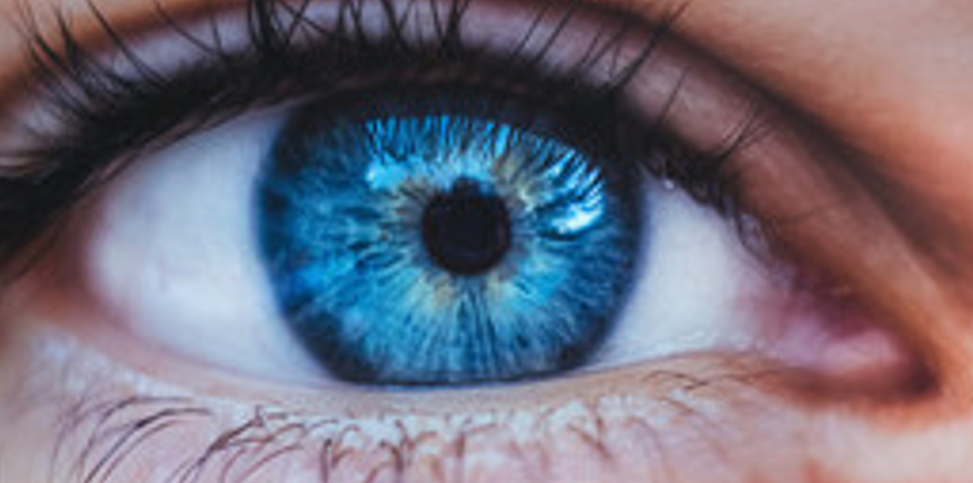
#> input picture Images/0.png, 973 x 483 px; its folder holds only this picture in this run
$ python blob_detection.py
#> lines starting #> are read from the running program, lines starting #| are printed output that depends on the picture; after the words box and inside, x2 and y2 are one past the last pixel; in counts of white or black regions, pixels touching at a corner belong together
import cv2
import numpy as np
import matplotlib.pyplot as plt
from mpl_toolkits.mplot3d import Axes3D
import os

# ── Tunable constants ─────────────────────────────────────────────────────────
STEP           = 4      # downsample factor for 3D plots
LOCAL_KERNEL   = 50     # morphological neighbourhood for local-extrema search
MIN_CONTRAST   = 0.10   # min (rim-pit)/range to accept a volcano
MAX_RIM_R      = 220    # max rim radius searched (px)
N_ANGLES       = 180    # angular samples per radial ring
RING_SEP_RATIO     = 1.3    # rim_r must be ≥ this × pit_r for a valid two-ring volcano
CENTRE_TOL         = 55     # px — max centre distance for a blue/red match
RING_SIZE_TOL      = 0.50   # fractional tolerance on pit_r / rim_r agreement
SPECULAR_MASK_PCT      = 99.0  # top-N% of max-channel used to locate specular region
SPECULAR_INPAINT_R     = 7    # inpaint radius (px) for reflection removal

PIT_COL  = (0,   255, 255)   # yellow  — pit edge
RIM_COL  = (255,   0, 255)   # magenta — rim
PEAK_COL = (0,   165, 255)   # orange  — peak-volcano

# IMG_H / IMG_W are updated at the start of each image iteration
global IMG_H, IMG_W
IMG_H = IMG_W = 0

# ── Helper functions ─────────────────────────────────────────────────────────

def radial_profile(smooth, cx, cy, max_r):
    """Mean intensity at each integer radius 0..max_r from (cx, cy)."""
    angles = np.linspace(0, 2 * np.pi, N_ANGLES, endpoint=False)
    cos_a, sin_a = np.cos(angles), np.sin(angles)
    prof = np.zeros(max_r, dtype=np.float32)
    for r in range(max_r):
        xs = np.clip((cx + r * cos_a).astype(int), 0, smooth.shape[1] - 1)
        ys = np.clip((cy + r * sin_a).astype(int), 0, smooth.shape[0] - 1)
        prof[r] = smooth[ys, xs].mean()
    return prof


def find_volcanos(channel_u8, ch_name):
    """Find pit- and peak-volcanos in a single-channel uint8 image."""
    smooth   = cv2.GaussianBlur(channel_u8.astype(np.float32), (31, 31), 0)
    ch_range = float(smooth.max() - smooth.min())
    if ch_range == 0:
        return []

    kernel       = cv2.getStructuringElement(cv2.MORPH_ELLIPSE,
                                              (LOCAL_KERNEL, LOCAL_KERNEL))
    eroded       = cv2.erode(smooth,  kernel)
    dilated      = cv2.dilate(smooth, kernel)
    contrast_map = dilated - eroded
    local_min    = ((smooth - eroded)  < 1.5) & (contrast_map > ch_range * MIN_CONTRAST)
    local_max    = ((dilated - smooth) < 1.5) & (contrast_map > ch_range * MIN_CONTRAST)

    results = []
    for mask, kind in ((local_min.astype(np.uint8), 'pit'),
                       (local_max.astype(np.uint8), 'peak')):
        n_labels, _, _, centroids = cv2.connectedComponentsWithStats(mask)
        for lbl in range(1, n_labels):
            cx, cy  = int(centroids[lbl][0]), int(centroids[lbl][1])
            safe_r  = min(cx, cy, IMG_W - cx - 1, IMG_H - cy - 1, MAX_RIM_R)
            if safe_r < 20:
                continue
            prof       = radial_profile(smooth, cx, cy, safe_r)
            center_val = prof[0]
            search_end = min(safe_r - 1, MAX_RIM_R)

            if kind == 'pit':
                rim_idx  = int(np.argmax(prof[5:search_end])) + 5
                contrast = (prof[rim_idx] - center_val) / ch_range
                if contrast < MIN_CONTRAST:
                    continue
                thresh = center_val + 0.2 * (prof[rim_idx] - center_val)
                above  = np.where(prof[1:rim_idx] > thresh)[0]
                pit_r  = int(above[0]) + 1 if len(above) else 5
                results.append(dict(cx=cx, cy=cy, kind='pit',
                                    pit_r=pit_r, rim_r=rim_idx,
                                    contrast=contrast, profile=prof))
            else:
                moat_idx = int(np.argmin(prof[5:search_end])) + 5
                drop     = (center_val - prof[moat_idx]) / ch_range
                if drop < MIN_CONTRAST or moat_idx + 5 >= search_end:
                    continue
                outer_idx = int(np.argmax(prof[moat_idx:search_end])) + moat_idx
                rise      = (prof[outer_idx] - prof[moat_idx]) / ch_range
                if rise < MIN_CONTRAST * 0.5:
                    continue
                results.append(dict(cx=cx, cy=cy, kind='peak',
                                    pit_r=moat_idx, rim_r=outer_idx,
                                    contrast=drop, profile=prof))

    results.sort(key=lambda v: -v['contrast'])
    unique = []
    for v in results:
        if not any(np.hypot(v['cx'] - u['cx'], v['cy'] - u['cy']) < 30 for u in unique):
            unique.append(v)

    print(f"  {ch_name}: {len(unique)} volcano(s)")
    for i, v in enumerate(unique):
        print(f"    {i+1}. {v['kind']:4s} ({v['cx']},{v['cy']})  "
              f"pit_r={v['pit_r']}  rim_r={v['rim_r']}  contrast={v['contrast']:.2f}")
    return unique


def draw_volcanos(base_img, volcanos, title):
    canvas = base_img.copy()
    for v in volcanos:
        cx, cy  = v['cx'], v['cy']
        pit_col = PIT_COL if v['kind'] == 'pit' else PEAK_COL
        cv2.circle(canvas, (cx, cy), v['pit_r'], pit_col, 2)
        cv2.circle(canvas, (cx, cy), v['rim_r'], RIM_COL,  2)
        cv2.circle(canvas, (cx, cy), 4,          pit_col, -1)
        cv2.putText(canvas, f"{v['kind']} c={v['contrast']:.2f}",
                    (cx - 40, cy - v['rim_r'] - 6),
                    cv2.FONT_HERSHEY_SIMPLEX, 0.45, RIM_COL, 1)
    fig, ax = plt.subplots(figsize=(8, 6))
    ax.imshow(cv2.cvtColor(canvas, cv2.COLOR_BGR2RGB))
    ax.set_title(title)
    ax.axis('off')
    plt.tight_layout()
    plt.show()
    plt.close('all')


def has_two_rings(v):
    return v['pit_r'] > 0 and v['rim_r'] > v['pit_r'] * RING_SEP_RATIO


# ── Main loop — process every image in the Images folder ─────────────────────

IMAGES_DIR  = 'Images'
EXTENSIONS  = ('.png', '.jpg', '.jpeg', '.bmp', '.tiff', '.tif')
image_files = sorted(f for f in os.listdir(IMAGES_DIR)
                     if f.lower().endswith(EXTENSIONS))

if not image_files:
    print(f"No images found in '{IMAGES_DIR}'.")

for fname in image_files:
    image_path = os.path.join(IMAGES_DIR, fname)
    img = cv2.imread(image_path)
#> img is the input picture: shape (483, 973, 3); mean B, G, R 122.9, 108.2, 111.7
    if img is None:
        print(f"Could not load {fname}, skipping.")
        continue


    IMG_H, IMG_W = img.shape[:2]
    print(f"\n{'='*60}\n{fname}  ({IMG_W}×{IMG_H})\n{'='*60}")
#| ============================================================
#| 0.png  (973×483)
#| ============================================================

    # ── Remove specular / Purkinje reflection via inpainting ─────────────────
    # Build a mask of the top-N% brightest pixels (max across channels),
    # dilate slightly to catch jagged edges, then inpaint.
    spec_max  = np.max(img, axis=2)
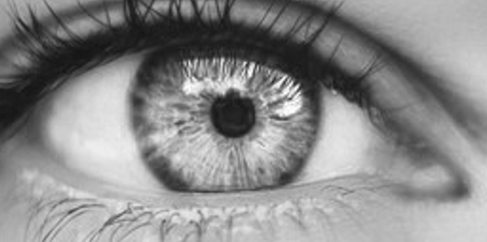
#> spec_max: shape (483, 973) (shown at 1/2 size); min 19, max 255, mean 137.6
    thresh    = np.percentile(spec_max, SPECULAR_MASK_PCT)
#> thresh = 230
    spec_mask = (spec_max > thresh).astype(np.uint8)
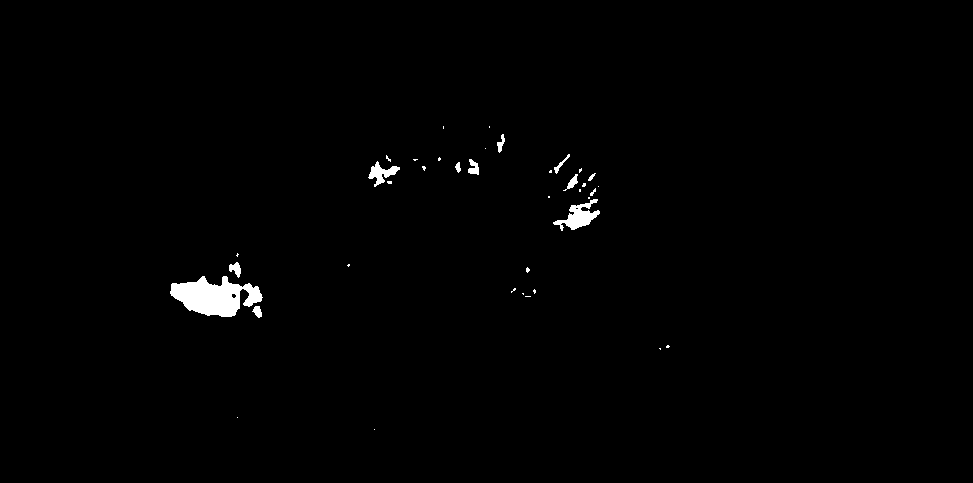
#> spec_mask: shape (483, 973); values 0 (black) and 1 (white), 0.86% white; 38 white regions (26 under 20 px), largest, box (x1, y1, x2, y2) and area: (170, 276, 263, 317) 2289, (553, 199, 600, 231) 624, (368, 161, 400, 187) 332
    spec_mask = cv2.dilate(spec_mask,
                           cv2.getStructuringElement(cv2.MORPH_ELLIPSE, (7, 7)))
#> spec_mask: shape (483, 973); values 0 (black) and 1 (white), 1.7% white; 22 white regions, largest, box (x1, y1, x2, y2) and area: (167, 250, 266, 321) 3647, (550, 183, 603, 234) 1282, (365, 152, 403, 190) 819
    img = cv2.inpaint(img, spec_mask, SPECULAR_INPAINT_R, cv2.INPAINT_TELEA)

    # ── 3D surface plots ──────────────────────────────────────────────────────
    img_ds = img[::STEP, ::STEP]
    h, w   = img_ds.shape[:2]
    X, Y   = np.meshgrid(np.arange(w), np.arange(h))

    channel_names = ['Blue', 'Green', 'Red']
    channel_cmaps = ['Blues', 'Greens', 'Reds']

    fig_rgb, axes_rgb = plt.subplots(1, 3, figsize=(18, 6),
                                      subplot_kw={'projection': '3d'})
    fig_rgb.suptitle(f'RGB channels (inpainted) — {fname}', fontsize=13)
    for idx, (name, cmap) in enumerate(zip(channel_names, channel_cmaps)):
        ch = img_ds[:, :, idx].astype(np.float32) / 255.0
        ax = axes_rgb[idx]
        ax.plot_surface(X, Y, ch, cmap=cmap, linewidth=0, antialiased=False)
        ax.set_title(name)
        ax.set_xlabel('X'); ax.set_ylabel('Y'); ax.set_zlabel('Intensity')
        ax.invert_yaxis()
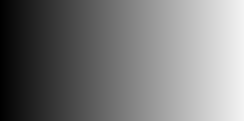
#> X: shape (121, 244) int64; min 0, max 243, mean 121.5
    plt.tight_layout()

    gray      = cv2.cvtColor(img, cv2.COLOR_BGR2GRAY)
    gray_norm = gray[::STEP, ::STEP].astype(np.float32) / 255.0
    fig_bw    = plt.figure(figsize=(10, 7))
    ax_bw     = fig_bw.add_subplot(111, projection='3d')
    surf      = ax_bw.plot_surface(X, Y, gray_norm, cmap='gray',
                                    linewidth=0, antialiased=False)
    fig_bw.colorbar(surf, ax=ax_bw, shrink=0.5, label='Intensity')
    ax_bw.set_title(f'Grayscale (inpainted) — {fname}')
    ax_bw.set_xlabel('X'); ax_bw.set_ylabel('Y'); ax_bw.set_zlabel('Intensity')
    ax_bw.invert_yaxis()
    plt.tight_layout()
    plt.show()   # blocks — close both 3D windows to continue
    plt.close('all')  # release matplotlib before cv2 takes the event loop

    # ── Volcano detection ─────────────────────────────────────────────────────
    blue_volcanos = find_volcanos(img[:, :, 0], 'Blue')
#> in find_volcanos, `ch_range = float(smooth.max() - smooth.min())`: ch_range = 206.8
#> the loop in find_volcanos, `for mask, kind in ((local_min.astype(np.uint8), 'pit'), (local_max.ast..` made 2 passes
#> (kind, n_labels) on passes 1 to 2: ('pit', 87), ('peak', 72)
#> after the loop in find_volcanos, `for mask, kind in ((local_min.astype(np.uint8), 'pit'),`: results = 93 items
#> the loop in find_volcanos, `for v in results:` made 93 passes
#> after the loop in find_volcanos, `for v in results:`: unique = 74 items
#|   Blue: 74 volcano(s)
#> the loop in find_volcanos, `for i, v in enumerate(unique):` made 74 passes
#|     1. pit  (329,351)  pit_r=16  rim_r=78  contrast=0.63
#|     2. pit  (433,229)  pit_r=18  rim_r=100  contrast=0.63
#|     3. peak (444,172)  pit_r=86  rim_r=156  contrast=0.60
#|     4. pit  (483,214)  pit_r=24  rim_r=88  contrast=0.60
#|     5. pit  (355,371)  pit_r=15  rim_r=104  contrast=0.58
#> (further printed lines are left out)
#> blue_volcanos = 74 items
    red_volcanos  = find_volcanos(img[:, :, 2], 'Red')
#> call 2 of find_volcanos, with ch_name = 'Red'
#> in find_volcanos (call 2), `smooth   = cv2.GaussianBlur(channel_u8.astype(np.float32), (31, 31), 0)`:
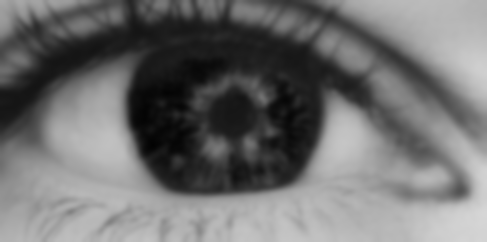
#> smooth: shape (483, 973) float32 (shown at 1/2 size); min 2.78, max 214.5, mean 111.3
#> in find_volcanos (call 2), `ch_range = float(smooth.max() - smooth.min())`: ch_range = 211.8
#> the loop in find_volcanos (call 2), `for mask, kind in ((local_min.astype(np.uint8), 'pit'), (local_max.ast..` made 2 passes
#> (kind, n_labels) on passes 1 to 2: ('pit', 69), ('peak', 63)
#> after the loop in find_volcanos (call 2), `for mask, kind in ((local_min.astype(np.uint8), 'pit'),`: results = 70 items
#> the loop in find_volcanos (call 2), `for v in results:` made 70 passes
#> after the loop in find_volcanos (call 2), `for v in results:`: unique = 65 items
#|   Red: 65 volcano(s)
#> the loop in find_volcanos (call 2), `for i, v in enumerate(unique):` made 65 passes
#|     1. pit  (305,288)  pit_r=29  rim_r=142  contrast=0.52
#|     2. pit  (355,279)  pit_r=46  rim_r=185  contrast=0.50
#|     3. pit  (919,381)  pit_r=14  rim_r=51  contrast=0.47
#|     4. pit  (581,273)  pit_r=38  rim_r=207  contrast=0.47
#|     5. pit  (579,234)  pit_r=40  rim_r=183  contrast=0.46
#> (further printed lines are left out)
#> red_volcanos = 65 items

    draw_volcanos(img, blue_volcanos,
                  f'Blue volcanos — {fname}  (any key = next)')
#> the loop in draw_volcanos, `for v in volcanos:` made 74 passes
#> (cx, cy, pit_col) on passes 1 to 8: (329, 351, (0, 255, 255)), (433, 229, (0, 255, 255)), (444, 172, (0, 165, 255)), (483, 214, (0, 255, 255)), (355, 371, (0, 255, 255)), (570, 355, (0, 255, 255)), (394, 175, (0, 165, 255)), (539, 267, (0, 165, 255))
#> after the loop in draw_volcanos, `for v in volcanos:`:
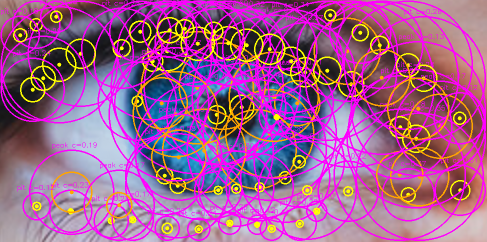
#> canvas: shape (483, 973, 3) (shown at 1/2 size); mean B, G, R 143.6, 94.7, 158.4
    draw_volcanos(img, red_volcanos,
                  f'Red volcanos  — {fname}  (any key = next)')
#> call 2 of draw_volcanos, with title = 'Red volcanos  — 0.png  (any key = next)'
#> the loop in draw_volcanos (call 2), `for v in volcanos:` made 65 passes
#> (cx, cy, pit_col) on passes 1 to 8: (305, 288, (0, 255, 255)), (355, 279, (0, 255, 255)), (919, 381, (0, 255, 255)), (581, 273, (0, 255, 255)), (579, 234, (0, 255, 255)), (552, 337, (0, 255, 255)), (453, 213, (0, 255, 255)), (547, 286, (0, 255, 255))
#> after the loop in draw_volcanos (call 2), `for v in volcanos:`:
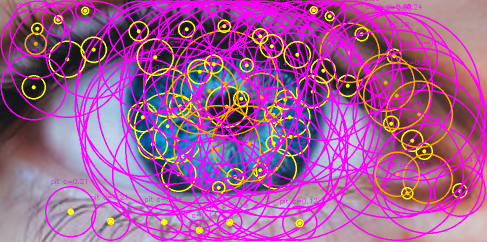
#> canvas: shape (483, 973, 3) (shown at 1/2 size); mean B, G, R 149.3, 90.1, 162

    # ── Match blue & red ──────────────────────────────────────────────────────
    # Only peak-type volcanos produce the orange+magenta ring pair
    blue_2ring = [v for v in blue_volcanos if has_two_rings(v) and v['kind'] == 'peak']
#> blue_2ring = 18 items
    red_2ring  = [v for v in red_volcanos  if has_two_rings(v) and v['kind'] == 'peak']
#> red_2ring = 13 items

    matches = []
    for bv in blue_2ring:
        for rv in red_2ring:
            if np.hypot(bv['cx'] - rv['cx'], bv['cy'] - rv['cy']) > CENTRE_TOL:
                continue
            for attr in ('pit_r', 'rim_r'):
                mean_r = (bv[attr] + rv[attr]) / 2
                if mean_r == 0 or abs(bv[attr] - rv[attr]) / mean_r > RING_SIZE_TOL:
                    break
            else:
                matches.append((bv, rv))
#> this loop made 18 passes
#> after the loop, matches = 15 items

    print(f"  Matches: {len(matches)}")
    for i, (bv, rv) in enumerate(matches):
        print(f"    {i+1}. blue=({bv['cx']},{bv['cy']})  red=({rv['cx']},{rv['cy']})"
              f"  pit~{(bv['pit_r']+rv['pit_r'])//2}  rim~{(bv['rim_r']+rv['rim_r'])//2}")
#> this loop made 15 passes

    if matches:
        canvas = img.copy()
        for bv, rv in matches:
            cx  = (bv['cx']    + rv['cx'])    // 2
            cy  = (bv['cy']    + rv['cy'])    // 2
            p_r = (bv['pit_r'] + rv['pit_r']) // 2
            r_r = (bv['rim_r'] + rv['rim_r']) // 2
            cv2.circle(canvas, (bv['cx'], bv['cy']), bv['pit_r'], (255, 100,   0), 1)
            cv2.circle(canvas, (bv['cx'], bv['cy']), bv['rim_r'], (255, 100,   0), 1)
            cv2.circle(canvas, (rv['cx'], rv['cy']), rv['pit_r'], (  0,  80, 255), 1)
            cv2.circle(canvas, (rv['cx'], rv['cy']), rv['rim_r'], (  0,  80, 255), 1)
            cv2.circle(canvas, (cx, cy), p_r, (255, 255, 255), 2)
            cv2.circle(canvas, (cx, cy), r_r, (255, 255, 255), 2)
            cv2.circle(canvas, (cx, cy), 5,   (255, 255, 255), -1)
            cv2.putText(canvas, f"match {p_r}/{r_r}px",
                        (cx - 40, cy - r_r - 8),
                        cv2.FONT_HERSHEY_SIMPLEX, 0.45, (255, 255, 255), 1)
#> this loop made 15 passes
#> (cx, cy, p_r, r_r) on passes 1 to 8: (431, 176, 71, 167), (447, 169, 95, 159), (518, 277, 81, 163), (505, 292, 77, 166), (421, 299, 84, 160), (847, 355, 53, 118), (816, 350, 51, 129), (373, 216, 74, 167)
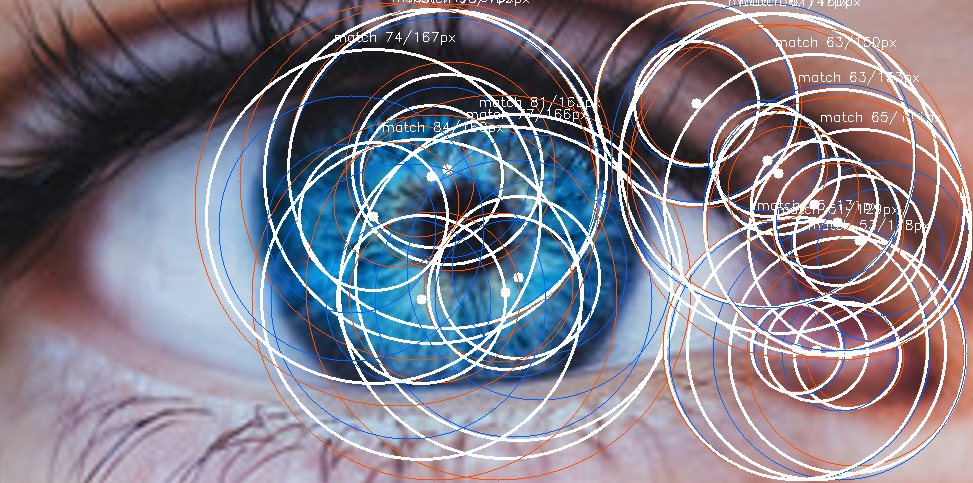
#> canvas: shape (483, 973, 3); mean B, G, R 139.3, 125.7, 130.9
        fig, ax = plt.subplots(figsize=(8, 6))
        ax.imshow(cv2.cvtColor(canvas, cv2.COLOR_BGR2RGB))
        ax.set_title(f'Matched volcanos — {fname}')
        ax.axis('off')
        plt.tight_layout()
        plt.show()
        plt.close('all')
    else:
        print("  No blue/red matches — falling back to Green channel.")
        green_volcanos = find_volcanos(img[:, :, 1], 'Green')
        # Show only peak-type (orange+magenta) green volcanos directly
        green_peaks = [v for v in green_volcanos
                       if has_two_rings(v) and v['kind'] == 'peak']
        draw_volcanos(img, green_peaks,
                      f'Green peaks (fallback) — {fname}')

print("\nAll images processed.")

$ run again, on Images/4.jpg
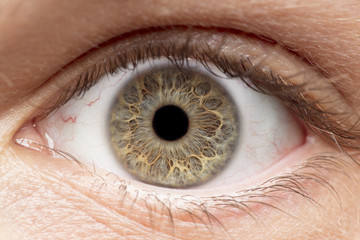
#> input picture Images/4.jpg, 360 x 240 px
#> img is the input picture: shape (240, 360, 3); mean B, G, R 122.5, 138.9, 171.2
#| ============================================================
#| 4.jpg  (360×240)
#| ============================================================
#> thresh = 248
#> ch_range = 231.2
#> local_min: shape (240, 360) bool; 0.65% white; 13 white regions (4 under 20 px), largest, box (x1, y1, x2, y2) and area: (164, 116, 177, 130) 141, (123, 29, 153, 37) 92, (291, 100, 305, 118) 92
#> local_max: shape (240, 360) bool; 0.91% white; 17 white regions (6 under 20 px), largest, box (x1, y1, x2, y2) and area: (255, 224, 286, 239) 184, (225, 177, 247, 188) 114, (92, 149, 105, 166) 100
#> the loop in find_volcanos, `for mask, kind in ((local_min.astype(np.uint8), 'pit'), (local_max.ast..` made 2 passes
#> (kind, n_labels) on passes 1 to 2: ('pit', 14), ('peak', 18)
#> after the loop in find_volcanos, `for mask, kind in ((local_min.astype(np.uint8), 'pit'),`: results = 14 items
#> the loop in find_volcanos, `for v in results:` made 14 passes
#> after the loop in find_volcanos, `for v in results:`: unique = 11 items
#|   Blue: 11 volcano(s)
#> the loop in find_volcanos, `for i, v in enumerate(unique):` made 11 passes
#|     1. pit  (170,122)  pit_r=16  rim_r=78  contrast=0.66
#|     2. peak (243,98)  pit_r=68  rim_r=96  contrast=0.45
#|     3. pit  (297,108)  pit_r=13  rim_r=57  contrast=0.33
#|     4. pit  (234,66)  pit_r=7  rim_r=20  contrast=0.24
#|     5. pit  (147,83)  pit_r=8  rim_r=81  contrast=0.24
#> (further printed lines are left out)
#> local_min: shape (240, 360) bool; 0.56% white; 11 white regions (2 under 20 px), largest, box (x1, y1, x2, y2) and area: (165, 117, 177, 129) 112, (126, 30, 156, 38) 98, (291, 181, 299, 189) 46
#> local_max: shape (240, 360) bool; 0.8% white; 12 white regions (4 under 20 px), largest, box (x1, y1, x2, y2) and area: (0, 164, 45, 178) 222, (93, 166, 105, 185) 166, (224, 177, 260, 190) 160
#> the loop in find_volcanos (call 2), `for mask, kind in ((local_min.astype(np.uint8), 'pit'), (local_max.ast..` made 2 passes
#> (kind, n_labels) on passes 1 to 2: ('pit', 12), ('peak', 13)
#> the loop in find_volcanos (call 2), `for v in results:` made 11 passes
#|   Red: 9 volcano(s)
#> the loop in find_volcanos (call 2), `for i, v in enumerate(unique):` made 9 passes
#|     1. pit  (170,122)  pit_r=15  rim_r=81  contrast=0.72
#|     2. pit  (292,102)  pit_r=11  rim_r=65  contrast=0.33
#|     3. pit  (266,85)  pit_r=10  rim_r=83  contrast=0.32
#|     4. pit  (148,81)  pit_r=9  rim_r=79  contrast=0.28
#|     5. pit  (182,74)  pit_r=10  rim_r=72  contrast=0.26
#> (further printed lines are left out)
#> red_volcanos = 9 items
#> the loop in draw_volcanos, `for v in volcanos:` made 11 passes
#> (cx, cy, pit_col) on passes 1 to 8: (170, 122, (0, 255, 255)), (243, 98, (0, 165, 255)), (297, 108, (0, 255, 255)), (234, 66, (0, 255, 255)), (147, 83, (0, 255, 255)), (227, 28, (0, 255, 255)), (184, 77, (0, 255, 255)), (299, 54, (0, 255, 255))
#> the loop in draw_volcanos (call 2), `for v in volcanos:` made 9 passes
#> (cx, cy) on passes 1 to 8: (170, 122), (292, 102), (266, 85), (148, 81), (182, 74), (233, 68), (226, 29), (141, 33)
#> after the loop in draw_volcanos (call 2), `for v in volcanos:`:
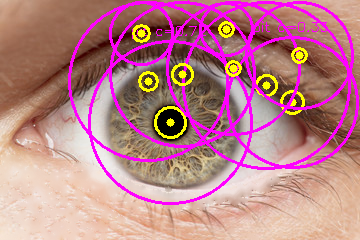
#> canvas: shape (240, 360, 3); mean B, G, R 137.3, 129.3, 186.4
#> blue_2ring = 1 item
#> red_2ring = []
#> the loop `for bv in blue_2ring:` made 1 pass
#|   Matches: 0
#> kernel: shape (50, 50); values 0 (black) and 1 (white), 79.8% white; 4 black regions, box (x1, y1, x2, y2) and area: (0, 0, 25, 21) 149, (26, 0, 50, 17) 128, (0, 30, 18, 50) 124, (33, 34, 50, 50) 104
#> local_min: shape (240, 360) bool; 0.56% white; 14 white regions (4 under 20 px), largest, box (x1, y1, x2, y2) and area: (164, 117, 177, 129) 128, (123, 30, 152, 37) 77, (291, 101, 300, 113) 58
#> local_max: shape (240, 360) bool; 0.86% white; 17 white regions (6 under 20 px), largest, box (x1, y1, x2, y2) and area: (267, 224, 285, 236) 136, (90, 144, 104, 165) 132, (224, 180, 244, 189) 94
#|   Green: 12 volcano(s)
#> green_volcanos = 12 items
#> green_peaks = 1 item
#> the loop in draw_volcanos (call 3), `for v in volcanos:` made 1 pass
#> (cx, cy, pit_col) on pass 1: (283, 66, (0, 165, 255))
#> after the loop in draw_volcanos (call 3), `for v in volcanos:`:
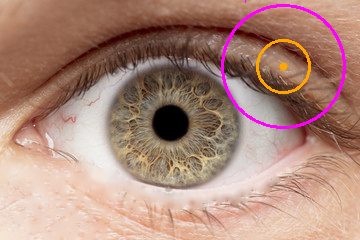
#> canvas: shape (240, 360, 3); mean B, G, R 123.1, 137.1, 173.1
